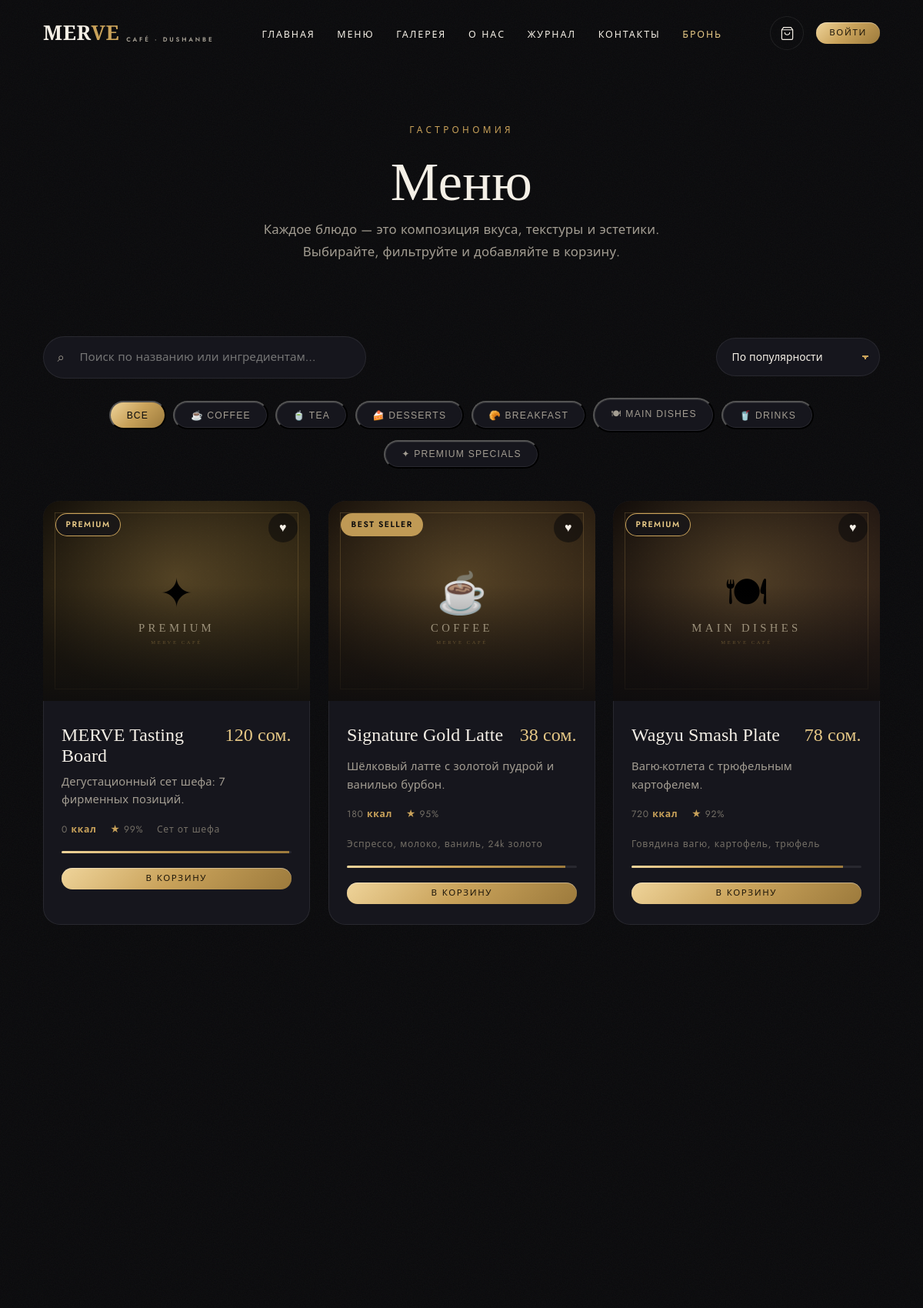
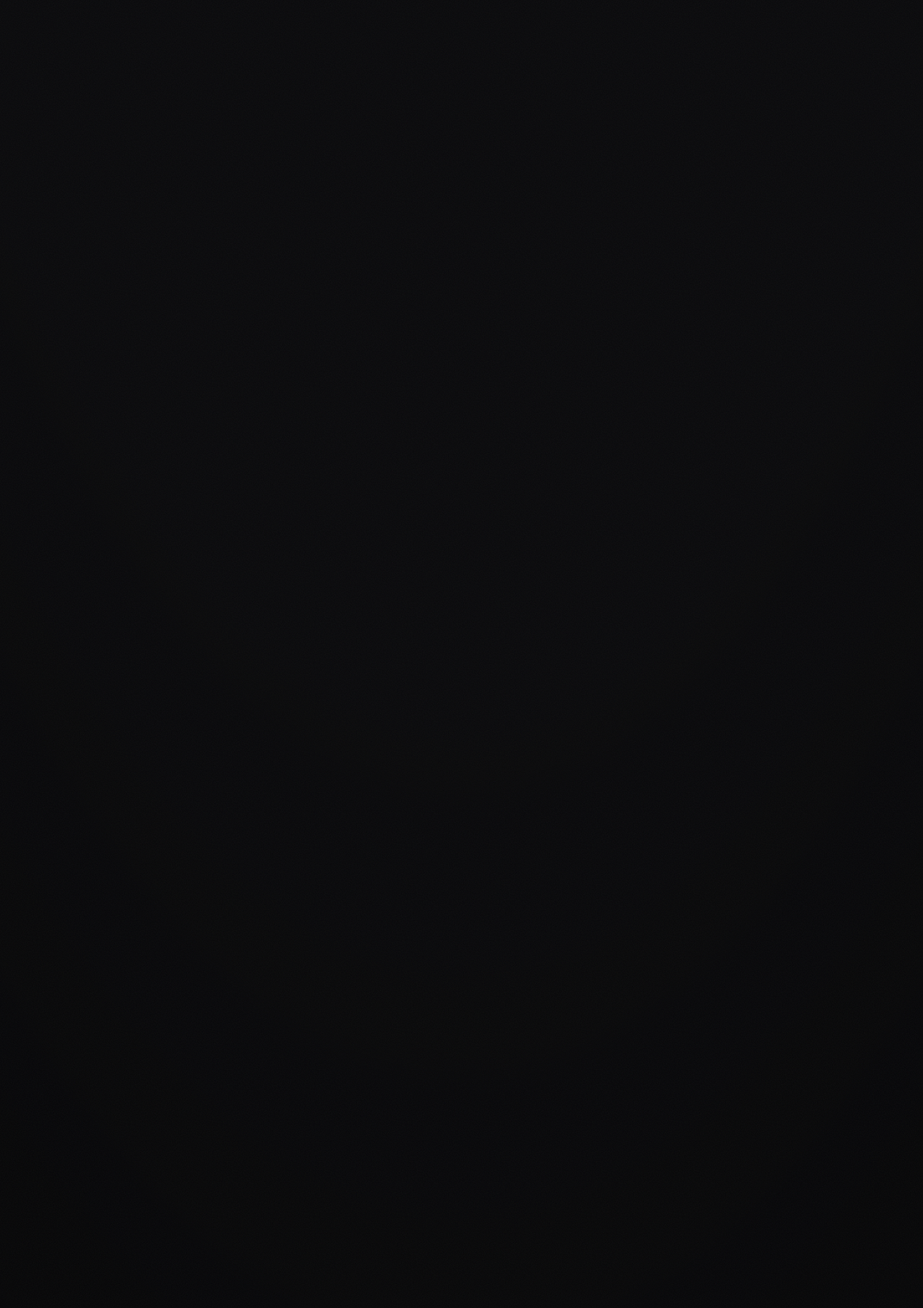
The page /menu (upper part) on the database its author committed (2 pictures, top to bottom).
### app/models.py (models this page shows)
class MenuCategory(db.Model):
    __tablename__ = "menu_categories"
    id = db.Column(db.Integer, primary_key=True)
    name = db.Column(db.String(80), nullable=False)
    slug = db.Column(db.String(80), unique=True, nullable=False, index=True)
    icon = db.Column(db.String(20), default="✦")
    sort_order = db.Column(db.Integer, default=0)
    items = db.relationship("MenuItem", backref="category", lazy=True,
                            cascade="all, delete-orphan")

class MenuItem(db.Model):
    __tablename__ = "menu_items"
    id = db.Column(db.Integer, primary_key=True)
    category_id = db.Column(db.Integer, db.ForeignKey("menu_categories.id"), nullable=False)
    title = db.Column(db.String(120), nullable=False)
    description = db.Column(db.Text, default="")
    ingredients = db.Column(db.String(300), default="")
    price = db.Column(db.Float, nullable=False, default=0.0)
    calories = db.Column(db.Integer, default=0)
    popularity = db.Column(db.Integer, default=0)  # 0-100
    photo = db.Column(db.String(255), default="")
    badge = db.Column(db.String(20), default="")   # 'best' | 'premium' | 'new'
    is_hidden = db.Column(db.Boolean, default=False)
    created_at = db.Column(db.DateTime, default=datetime.utcnow)
    @property
    def photo_url(self):
        if self.photo and self.photo.startswith("http"):
            return self.photo
        if self.photo:
            return "uploads/menu/" + self.photo
        return "img/placeholder-%s.svg" % (self.category.slug if self.category else "coffee")

### app/blueprints/menu.py (the view)
@menu_bp.route("/menu")
def menu():
    categories = MenuCategory.query.order_by(MenuCategory.sort_order).all()
    items = MenuItem.query.filter_by(is_hidden=False).order_by(MenuItem.popularity.desc()).all()
    return render_template("menu.html", categories=categories, items=items)

### app/models.py (called while the page is built)
    @staticmethod
    def get(key, default=""):
        row = SiteContent.query.filter_by(key=key).first()
        return row.value if row else default

### app/templates/menu.html (shortened to what this page needs)
{% extends "base.html" %}
{% set badge_map = {"best": ["badge-best", "Best Seller"], "premium": ["badge-premium", "Premium"], "new": ["badge-new", "New"]} %}
{% block content %}
<header class="page-hero">
  <div class="container">
    <span class="eyebrow reveal">Гастрономия</span>
    <h1 class="page-title reveal">Меню</h1>
    <p class="page-sub reveal">Каждое блюдо — это композиция вкуса, текстуры и эстетики. Выбирайте, фильтруйте и добавляйте в корзину.</p>
  </div>
</header>
<section class="section menu-section">
  <div class="container">
    <div class="menu-controls reveal">
      <div class="search-wrap">
        <input type="search" id="menu-search" placeholder="Поиск по названию или ингредиентам…" autocomplete="off">
        <span class="search-icon">⌕</span>
      </div>
      <div class="sort-wrap">
        <select id="menu-sort" aria-label="Сортировка">
          <option value="popular">По популярности</option>
        </select>
      </div>
    </div>
    <div class="menu-chips menu-controls reveal" id="menu-chips">
      <button class="chip active" data-category="">Все</button>
      {% for c in categories %}
      <button class="chip" data-category="{{ c.slug }}">{{ c.icon }} {{ c.name }}</button>
      {% endfor %}
    </div>
    <div class="menu-grid" id="menu-grid">
      {% for i in items %}
      <article class="dish reveal" data-category="{{ i.category.slug }}">
        <div class="dish-media">
          {% if i.badge and i.badge in badge_map %}
          <span class="badge {{ badge_map[i.badge][0] }}">{{ badge_map[i.badge][1] }}</span>
          {% endif %}
          <button class="fav-btn" data-fav="{{ i.id }}" aria-label="В избранное">♥</button>
          <img src="{{ url_for('static', filename=i.photo_url) }}" alt="{{ i.title }}" loading="lazy">
        </div>
        <div class="dish-body">
          <div class="dish-head">
            <h3>{{ i.title }}</h3>
            <span class="dish-price">{{ i.price|int }} сом.</span>
          </div>
          <p class="dish-desc">{{ i.description }}</p>
          <div class="dish-meta">
            <span>{{ i.calories }} <b>ккал</b></span>
            <span><b>★</b> {{ i.popularity }}%</span>
            {% if i.ingredients %}<span>{{ i.ingredients }}</span>{% endif %}
          </div>
          <div class="pop-bar"><i style="width:{{ i.popularity }}%"></i></div>
          <div class="dish-actions">
            <button class="btn btn-gold btn-sm btn-block" data-add="{{ i.id }}">В корзину</button>
          </div>
        </div>
      </article>
      {% endfor %}
    </div>
  </div>
</section>
{% endblock %}

### rows shown on the page
MenuCategory: icon "☕", name "COFFEE"
MenuCategory: icon "🍵", name "TEA"
MenuCategory: icon "🍰", name "DESSERTS"
MenuCategory: icon "🥐", name "BREAKFAST"
MenuCategory: icon "🍽", name "MAIN DISHES"
MenuCategory: icon "🥤", name "DRINKS"
MenuCategory: icon "✦", name "PREMIUM SPECIALS"
MenuItem: badge "PREMIUM", photo.slug (placeholder picture), title "MERVE Tasting Board", price "120", description "Дегустационный сет шефа: 7 фирменных позиций.", calories "0", popularity "99", ingredients "Сет от шефа"
MenuItem: badge "BEST SELLER", photo.slug (placeholder picture), title "Signature Gold Latte", price "38", description "Шёлковый латте с золотой пудрой и ванилью бурбон.", calories "180", popularity "95", ingredients "Эспрессо, молоко, ваниль, 24k золото"
MenuItem: badge "PREMIUM", photo.slug (placeholder picture), title "Wagyu Smash Plate", price "78", description "Вагю-котлета с трюфельным картофелем.", calories "720", popularity "92", ingredients "Говядина вагю, картофель, трюфель"
